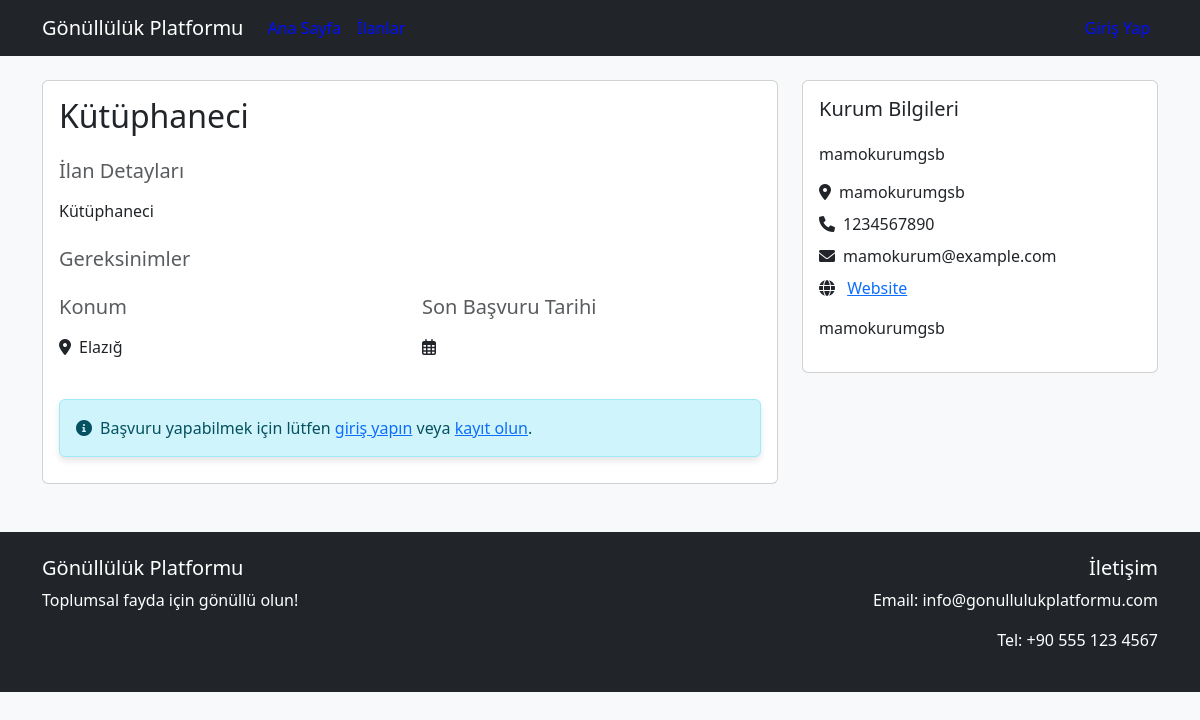
The app's page /kurumlar/ilan/1/ with its own data.
### kurumlar/models.py (models this page shows, shortened)
class Ilan(models.Model):
    DURUM_SECENEKLERI = [
        ('aktif', 'Aktif'),
        ('pasif', 'Pasif'),
        ('kapali', 'Kapalı'),
    ]
    kurum = models.ForeignKey(Kurum, on_delete=models.CASCADE, related_name='ilanlar')
    baslik = models.CharField(max_length=200)
    aciklama = models.TextField()
    konum = models.CharField(max_length=200)
    son_basvuru = models.DateField()
    durum = models.CharField(max_length=10, choices=DURUM_SECENEKLERI, default='aktif')
    olusturma_tarihi = models.DateTimeField(auto_now_add=True)
    guncelleme_tarihi = models.DateTimeField(auto_now=True)

class Kurum(models.Model):
    ad = models.CharField(max_length=200)
    adres = models.TextField()
    telefon = models.CharField(max_length=20)
    email = models.EmailField()
    website = models.URLField(blank=True, null=True)
    aciklama = models.TextField(blank=True, null=True)

### kurumlar/views.py (the view)
# urls.py: path('ilan/<int:ilan_id>/', views.ilan_detay, name='ilan_detay'),  # İlan detay sayfası
def ilan_detay(request, ilan_id):
    ilan = get_object_or_404(Ilan, id=ilan_id)
    context = {
        'ilan': ilan,
        'today': timezone.now().date()
    }
    return render(request, 'kurumlar/ilan_detay.html', context)

### kurumlar/templates/kurumlar/ilan_detay.html (shortened to what this page needs)
{% extends 'base.html' %}
{% block content %}
<div class="container mt-4">
    <div class="row">
        <div class="col-md-8">
            <div class="card">
                <div class="card-body">
                    <h2 class="card-title mb-4">{{ ilan.baslik }}</h2>
                    <div class="mb-4">
                        <h5 class="text-muted mb-3">İlan Detayları</h5>
                        <p>{{ ilan.aciklama }}</p>
                    </div>
                    <div class="mb-4">
                        <h5 class="text-muted mb-3">Gereksinimler</h5>
                    </div>
                    <div class="row mb-4">
                        <div class="col-md-6">
                            <h5 class="text-muted mb-3">Konum</h5>
                            <p><i class="fas fa-map-marker-alt me-2"></i>{{ ilan.konum }}</p>
                        </div>
                        <div class="col-md-6">
                            <h5 class="text-muted mb-3">Son Başvuru Tarihi</h5>
                            <p><i class="far fa-calendar-alt me-2"></i>{{ ilan.son_basvuru_tarihi|date:"d.m.Y" }}</p>
                        </div>
                    </div>
                    {% if user.is_authenticated and user.gonullu %}
                        {% if ilan.son_basvuru_tarihi >= today %}
                        <div class="d-grid">
                            <a href="{% url 'gonulluler:basvuru_yap' ilan.id %}" class="btn btn-primary btn-lg">
                                <i class="fas fa-paper-plane me-2"></i>Başvuru Yap
                            </a>
                        </div>
                        {% else %}
                        <div class="alert alert-warning">
                            <i class="fas fa-exclamation-triangle me-2"></i>Bu ilan için başvuru süresi dolmuştur.
                        </div>
                        {% endif %}
                    {% elif not user.is_authenticated %}
                        <div class="alert alert-info">
                            <i class="fas fa-info-circle me-2"></i>Başvuru yapabilmek için lütfen
                            <a href="{% url 'giris' %}">giriş yapın</a> veya
                            <a href="{% url 'kayit' %}">kayıt olun</a>.
                        </div>
                    {% endif %}
                </div>
            </div>
        </div>
        <div class="col-md-4">
            <div class="card">
                <div class="card-body">
                    <h5 class="card-title mb-4">Kurum Bilgileri</h5>
                    <h6 class="mb-3">{{ ilan.kurum.ad }}</h6>
                    <p class="mb-2"><i class="fas fa-map-marker-alt me-2"></i>{{ ilan.kurum.adres }}</p>
                    <p class="mb-2"><i class="fas fa-phone me-2"></i>{{ ilan.kurum.telefon }}</p>
                    <p class="mb-2"><i class="fas fa-envelope me-2"></i>{{ ilan.kurum.email }}</p>
                    {% if ilan.kurum.website %}
                    <p class="mb-2">
                        <i class="fas fa-globe me-2"></i>
                        <a href="{{ ilan.kurum.website }}" target="_blank">Website</a>
                    </p>
                    {% endif %}
                    <p class="mt-3">{{ ilan.kurum.aciklama }}</p>
                </div>
            </div>
        </div>
    </div>
</div>
{% endblock %}

### templates/base.html (style rules this page uses)
body { background-color: #f8f9fa; }
.alert { margin-bottom: 10px; min-width: 300px; box-shadow: 0 4px 6px rgba(0,0,0,0.1); }

### records on screen
Ilan: baslik "Kütüphaneci", aciklama "Kütüphaneci", konum "Elazığ", kurum.ad "mamokurumgsb", kurum.adres "mamokurumgsb", kurum.telefon "1234567890", kurum.email "mamokurum@example.com", kurum.aciklama "mamokurumgsb"
